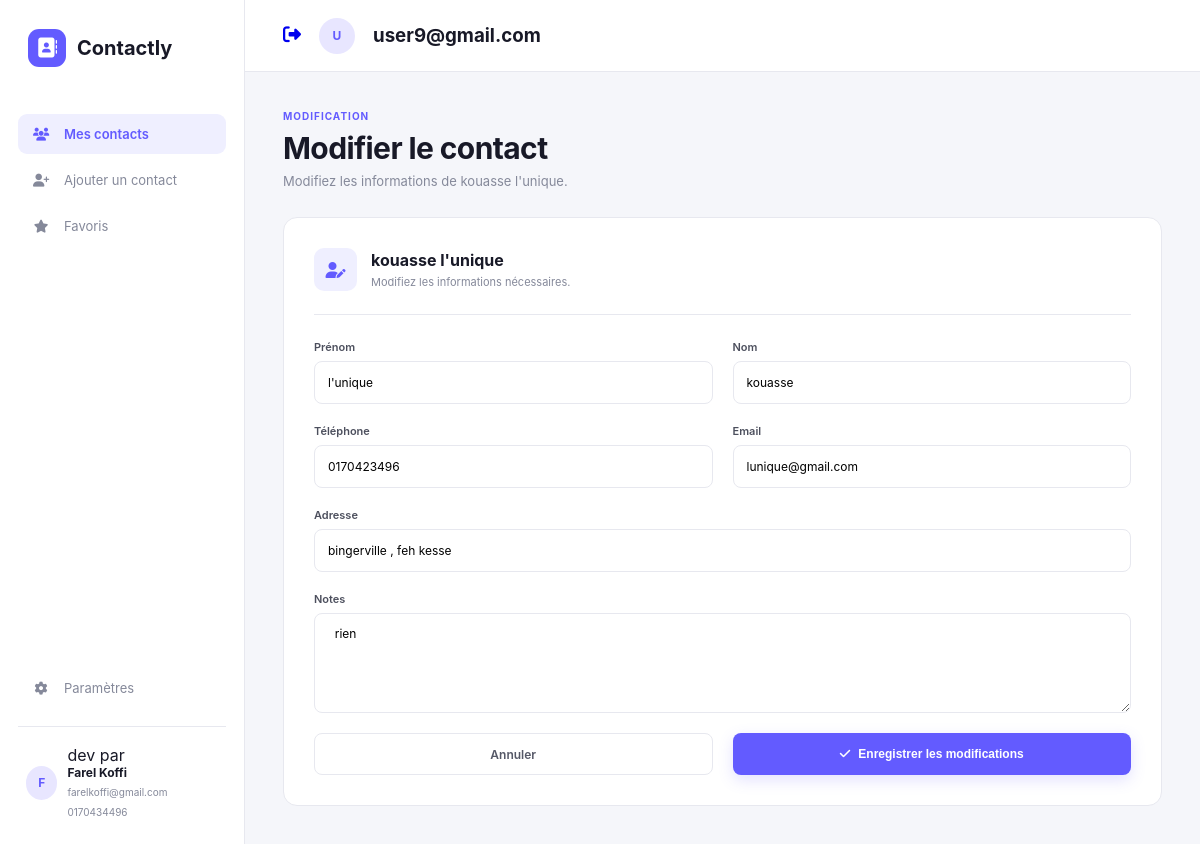
Page /modifier/9/ (signed in) on the committed database.
### gestion_user/models.py (models this page shows)
class User (AbstractUser):
    pass

### adressebook/models.py (models this page shows, shortened)
class Contact(models.Model):
    user = models.ForeignKey( User ,null=True,blank=True,on_delete=models.CASCADE)
    nom = models.CharField(max_length=180)
    prenom=models.CharField(max_length=200 , null=True,blank=True)
    telephone=models.CharField(max_length=20)
    email = models.EmailField(null=True,blank=True)
    note = models.TextField(null=True,blank=True)
    date_creation = models.DateField(auto_now_add=True)
    derniere_modification = models.DateField(auto_now=True)
    adresse = models.CharField(max_length=300,null=True,blank=True)

### adressebook/views.py (the view)
# urls.py: path('modifier/<int:id>/',modifier,name='modifier'),
@login_required(login_url='auth')
def modifier(request,id):
    contact = Contact.objects.get(id=id , user=request.user)
    return render(request,'modifier.html', {'contact':contact})

### adressebook/templates/modifier.html (shortened to what this page needs)
{% extends 'base.html' %}
{% load static %}
{% block content %}
        <div class="content">
            <div class="content-header">
                <div>
                    <span class="eyebrow">
                        MODIFICATION
                    </span>
                    <h1>Modifier le contact</h1>
                    <p>
                        Modifiez les informations de {{ contact.nom }} {{ contact.prenom }}.
                    </p>
                </div>
            </div>
            <div class="form-card">
                <div class="form-card-header">
                    <div class="form-icon">
                        <i class="fa-solid fa-user-pen"></i>
                    </div>
                    <div>
                        <h2> {{ contact.nom }} {{ contact.prenom }}</h2>
                        <p>
                            Modifiez les informations nécessaires.
                        </p>
                    </div>
                </div>
                <form method="post" action="{% url 'conf_modif' contact.id %}">
                    <div class="form-grid">
                        <div class="form-group">
                            <label>Prénom</label>
                            <input
                            name="prenom"
                                type="text"
                                value="{{ contact.prenom }}"
                            >
                        </div>
                        <div class="form-group">
                            <label>Nom</label>
                            <input
                                type="text"
                                value="{{ contact.nom }}"
                                name="nom"
                            >
                        </div>
                        <div class="form-group">
                            <label>Téléphone</label>
                            <input
                                type="tel"
                                value="{{ contact.telephone }}"
                                name="telephone"
                            >
                        </div>
                        <div class="form-group">
                            <label>Email</label>
                            <input
                                type="email"
                                value="{{ contact.email }}"
                                name="email"
                            >
                        </div>
                        <div class="form-group full">
                            <label>Adresse</label>
                            <input
                                type="text"
                                value="{{ contact.adresse }}"
                                name="adresse"
                            >
                        </div>
                        <div class="form-group full">
                            <label>Notes</label>
                            <textarea
                            name="note"
                            > {{ contact.note }} </textarea>
                        </div
                    <div class="form-actions">
                        <a
                            href="{% url 'index' %}"
                            class="secondary-button"
                        >
                            Annuler
                        </a>
                        <button
                            type="submit"
                            class="primary-button"
                        >
                            <i class="fa-solid fa-check"></i>
                            Enregistrer les modifications
                        </button>
                    </div>
                </form>
            </div>
        </div>
    </main>
</div>
</body>
</html>
{% endblock %}

### adressebook/templates/base.html (shortened to what this page needs)
{% load static %}
<!DOCTYPE html>
<html lang="fr">
<head>
    <link rel="stylesheet" href="{% static 'style.css' %}">
    <link
        rel="stylesheet"
        href="https://cdnjs.cloudflare.com/ajax/libs/font-awesome/6.5.2/css/all.min.css"
    >
</head>
<body>
<div class="app">
    <aside class="sidebar">
        <div class="logo">
            <div class="logo-icon">
                <i class="fa-solid fa-address-book"></i>
            </div>
            <span>Contactly</span>
        </div>
        <nav class="navigation">
            <a href="{% url 'index' %}" class="nav-link active">
                <i class="fa-solid fa-users"></i>
                <span>Mes contacts</span>
            </a>
            <a href="{% url 'ajouter' %}" class="nav-link">
                <i class="fa-solid fa-user-plus"></i>
                <span>Ajouter un contact</span>
            </a>
            <a href="#" class="nav-link">
                <i class="fa-solid fa-star"></i>
                <span>Favoris</span>
            </a>
        </nav>
        <div class="sidebar-bottom">
            <a href="{% url 'parametre' %}" class="nav-link">
                <i class="fa-solid fa-gear"></i>
                <span>Paramètres</span>
            </a>
            <div class="user-mini">
                <div class="user-avatar">
                    F
                </div>
                <div>
                    <p> dev par </p>
                    <strong>Farel Koffi</strong>
                    <small> farelkoffi@gmail.com
                        0170434496
                    </small>
                </div>
            </div>
        </div>
    </aside>
    <main class="main">
        <header class="topbar">
            <div class="topbar-actions">
            {% if user.is_authenticated %}
                <button class="icon-button">
                     <a href="{% url 'deconnexion' %}">  <i class="fa-solid fa-right-from-bracket"></i> </a>
                </button>
                <div class="top-avatar">
                {{ user.email|slice:":1"|upper }}
                </div>
                <h3>{{ user.email }}</h3>
            {% endif %}
            </div>
        </header>
        {% block content %}
        {% endblock %}

### rows in the picture
User: email "U", email "user9@gmail.com"
Contact: nom "kouasse", prenom "l'unique", telephone "0170423496", email "lunique@gmail.com", adresse "bingerville , feh kesse", note "rien"
